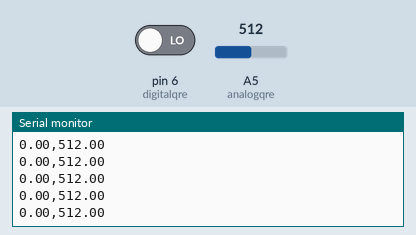
Recording of a sketch running on a simulated Arduino Uno, built with avr-gcc and run on an emulated ATmega328P. Parts: the last lines printed to the serial monitor. The test bench sets the inputs (shaded band); at power-on: A5 (analogqre) = 512, pin 6 (digitalqre) LOW.

Above: at 1.2 s.
1.3 s: A5 (analogqre) set to 716
At 1.34 s:
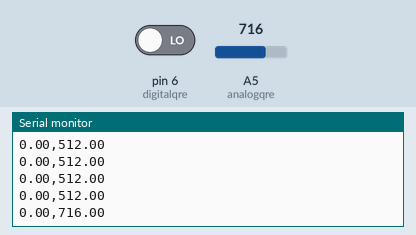
2.8 s: pin 6 (digitalqre) driven HIGH
At 2.82 s:
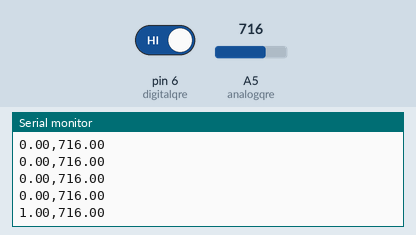
4.3 s: A5 (analogqre) set to 900
At 4.3 s:
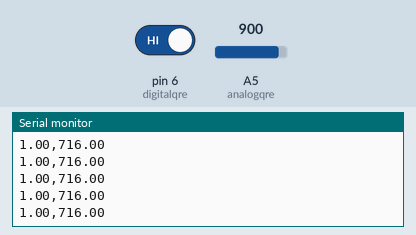
5.8 s: pin 6 (digitalqre) driven LOW
At 5.82 s:
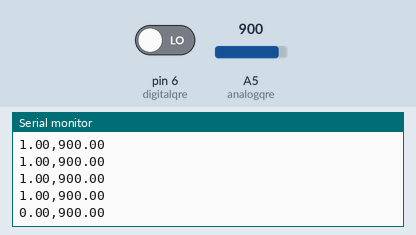
Timing chart, 0 to 8.3 s (numbered marks = the images above; inputs shaded):
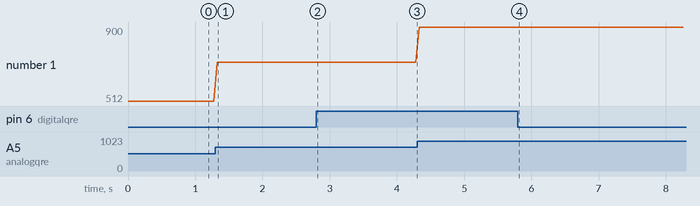

The sketch:

test_digi_vs_ana.ino
```cpp
float digi = 0;
float ana = 0;

int digitalqre = 6;
int analogqre = 19;

void setup() {

  Serial.begin(115200);

  pinMode(digitalqre,INPUT);
  pinMode(analogqre,INPUT);
}

void loop() {
  digi = digitalRead(digitalqre);
  ana = analogRead(analogqre);

  Serial.print(digi);
  Serial.print(",");
  Serial.print(ana);
  Serial.println();
  delay(50);

}
```

Measured:
- after the input at 1.3 s, the serial monitor: prints a new line at once (image 1)
- after the input at 2.8 s, the serial monitor: prints a new line at once (image 2)
- after the input at 5.8 s, the serial monitor: prints a new line at once (image 4)
- plotted number 1: 512 → 716 after the input at 1.3 s, 716 → 900 after the input at 4.3 s
